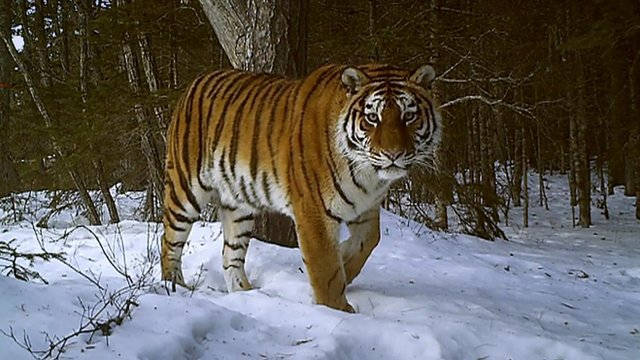
%> input picture KTH/Image analysis/lab3/tiger2.jpg, 640 x 360 px
$ octave q11.m   (GNU Octave 9; MATLAB toolbox functions it lacks are replaced by stand-ins)
%> lines starting %> are read from the running program, lines starting %| are printed output that depends on the picture
### KTH/Image analysis/lab3/graphcut_segm.m
function [ segm, prior ] = graphcut_segm(I, area, K, alpha, sigma)
% area = [ minx, miny, maxx, maxy ]

[h,w,c] = size(I);
dw = area(3) - area(1) + 1;
dh = area(4) - area(2) + 1;
mask = uint8([zeros(area(2)-1,w); zeros(dh,area(1)-1), ones(dh,dw), ...
	     zeros(dh,w-area(3)); zeros(h-area(4),w)]);
Ivec = single(reshape(I, size(I,1)*size(I,2), 3));

grey = single(rgb2gray(I));
h = fspecial('gaussian', [7,7], 0.5);
grey = imfilter(grey, h);
h = fspecial('sobel');
dx = imfilter(grey, h/4);
dy = imfilter(grey, h/4');
grad = sqrt(dx.^2 + dy.^2);
edge = (alpha*sigma)*ones(size(grey)) ./ (grad + sigma);

tic
for l=1:3

    fprintf('Find Gaussian mixture models...\n');
    fprob = mixture_prob2(I, K, 10, mask);
    bprob = mixture_prob2(I, K, 10, 1-mask);
    prior = reshape(fprob ./ (fprob + bprob), size(I,1), size(I,2), 1);
    toc

    fprintf('Find minimum cut...\n');
    [u, erriter, i] = cmf_cut(prior, edge);
    mask = uint8(u>0.5);
    toc

end

segm = int16(u>0.5) + 1;

### KTH/Image analysis/lab3/mixture_prob2.m
function prob = mixture_prob2(image, K, L, mask)

  % The height and width of the image
  [height, width, ~] = size(image);

  N = height * width;


% -------------- Store all pixels for which mask=1 in a Nx3 matrix -------------

  % Reshape image into 2D
  image_vec = im2double(reshape(image, N, 3));

  % Identify and obtain the masked pixels
  image_masked_vec = image_vec(find(mask), :);

  % The total number of masked pixels
  M = size(image_masked_vec, 1);


% ----------- Randomly initialize the K components using masked pixels ---------

  % mu_k -> centers
  [segmentation centers] = kmeans_segm_for_mixture(image_masked_vec, K, 10*L, 1421);

  % sigma_k
  cov = cell(K,1);
  cov(:) = {0.04 * rand * eye(3)};

  % w_k
  w = zeros(K, 1);

  for i = 1:K
    w(i) = sum(segmentation(:,1) == i);
  end

  w = w / sum(w,1);


  % Initialize p(i,k) for the masked pixels
  p = zeros(M, K);

  % Initialize g(i,k) for the masked pixels
  g = zeros(M, K);

  % The nominator of Step 1
  nom_p = zeros(M, K);


% ------------------------------- Iterate L times ------------------------------
  for l = 1:L

% --------- Expectation: Compute probabilities P_ik using masked pixels --------
    for kernel = 1:K

      g(:,kernel) = g_k(image_masked_vec, centers(kernel,:), cov{kernel});

      nom_p(:,kernel) = w(kernel) * g(:, kernel);

    end


    % The denominator of Step 1
    sum_denom_p = sum(nom_p,2);


    for kernel = 1:K
      p(:,kernel) = nom_p(:,kernel) ./ sum_denom_p;
    end


% --- Maximization: Update weights, means and covariances using masked pixels --
    for kernel = 1:K
      w(kernel) = sum(p(:, kernel), 1) / M;

      centers(kernel, :) = p(:,kernel)' * image_masked_vec / (sum(p(:, kernel), 1));
    end

    for kernel = 1:K

      diff = bsxfun(@minus, image_masked_vec, centers(kernel, :));

      nom_cov = diff' * (diff .* repmat(p(:,kernel), [1 3]));

      cov{kernel} =  nom_cov / sum(p(:, kernel), 1) + 0.0005 * diag(diag(rand(3)));
    end

  end


% ---------- Compute probabilities p(c_i) in Eq.(3) for all pixels I -----------
  pos_NK = zeros(N,K);

  for kernel = 1:K
    pos_NK(:,kernel) = g_k((image_vec), centers(kernel,:), cov{kernel}) * w(kernel);
    pos_NK(:,kernel) = pos_NK(:,kernel) / sum(pos_NK(:,kernel), 1);
  end

  pos = sum(pos_NK,2);

  prob = reshape(pos, height, width, 1);

end

### KTH/Image analysis/lab3/kmeans_segm_for_mixture.m
% Given an image,
% the number of cluster centers K,
% number of iterations L and
% a seed for initializing randomization,
% computes a segmentation (with a colour index per pixel) and the centers of all
% clusters in 3D colour space.
function [ segmentation, centers ] = kmeans_segm_for_mixture(image, K, L, seed)

  % The height and width of the image
  height = size(image, 1);
  width = size(image, 2);

  % Initialize random centers

  %centers = [255 255 255; 248 136 2];
  centers = [];

  rng(seed);
  rand_colours = rand(K, 3);

  centers = [centers; rand_colours];

  K = size(centers, 1);


  % This maps every pixel to the kernel closest to it
  segmentation = zeros(height * width, 1);

  % A pixels x centers matrix.
  pixel_to_kernel_distance = zeros(height * width, K);

  for l = 1:L

    % --------------------------------------------------------------------------
    % Assign each pixel to the cluster center for which the distance is minimum
    pixel_to_kernel_distance  = pdist2(image, centers, 'euclidean');

    [min_distance segmentation] = min(pixel_to_kernel_distance, [], 2);

    % --------------------------------------------------------------------------
    % Recompute each cluster center by taking the
    % mean of all pixels assigned to it
    for kernel = 1:K

      pixels = 0;

      means = zeros(1,3);
      means = double(means);

      for pixel = 1:height
        if segmentation(pixel) == kernel

          pixels = pixels + 1;

          means(1) = ((pixels - 1) * means(1) + image(pixel, 1)) / pixels;
          means(2) = ((pixels - 1) * means(2) + image(pixel, 2)) / pixels;
          means(3) = ((pixels - 1) * means(3) + image(pixel, 3)) / pixels;
        end
      end

      centers(kernel, :) = means;

    end % End kernel loop

  end % End l loop

end % End function

### KTH/Image analysis/lab3/q11.m
clear

scale_factor = 0.5;          % image downscale factor
area = [ 80, 110, 570, 300 ]; % image region to train foreground with
K = 16;                      % number of mixture components
alpha = 8.0;                 % maximum edge cost
sigma = 10.0;                % edge cost decay factor

I = imread('tiger2.jpg');
%> I is the input picture: size 360x640x3 uint8; mean R, G, B 97.4, 93.3, 88.1
I = imresize(I, scale_factor);
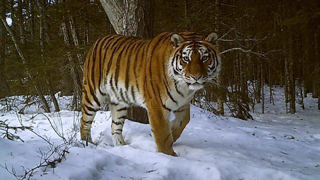
%> I: size 180x320x3 uint8; mean R, G, B 97.4, 93.3, 88.1
Iback = I;
area = int16(area*scale_factor);
[ segm, prior ] = graphcut_segm(I, area, K, alpha, sigma);
%> in graphcut_segm, `grey = single(rgb2gray(I));`:
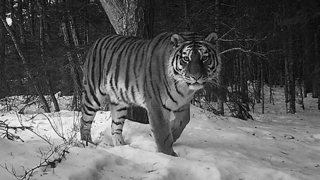
%> grey: size 180x320 single; min 0, max 250, mean 93.9
%> in graphcut_segm, `dx = imfilter(grey, h/4);`:
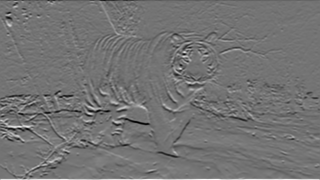
%> dx: size 180x320 single; min -164, max 195.5, mean -0.6; drawn with min black and max white
%> in graphcut_segm, `grad = sqrt(dx.^2 + dy.^2);`:
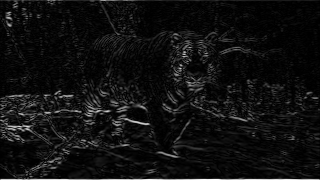
%> grad: size 180x320 single; min 0.000281, max 276.5, mean 17.9; drawn with min black and max white
%> in graphcut_segm, `edge = (alpha*sigma)*ones(size(grey)) ./ (grad + sigma);`:
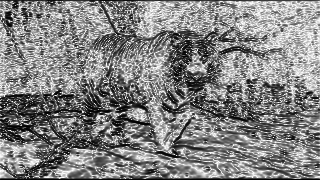
%> edge: size 180x320 single; min 0.279, max 8, mean 4.26; drawn with min black and max white
%> (the run ends here)
